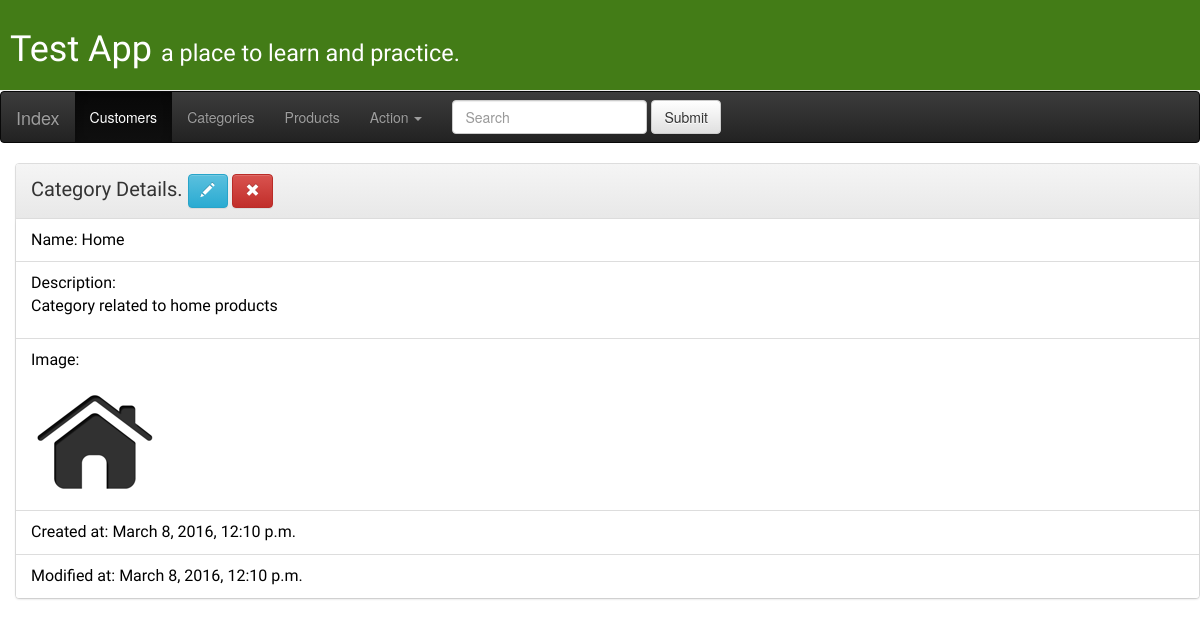
/category/9/detail/, run on an earlier commit of the app's database.
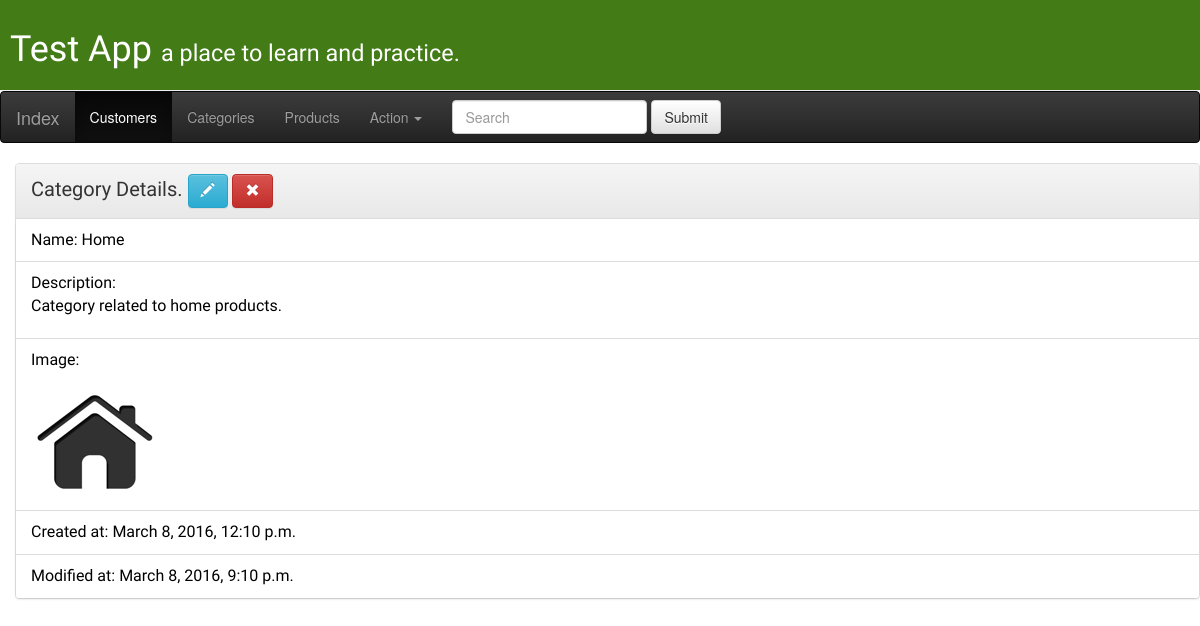
And on a later commit of the database.
### app/models.py (models this page shows, shortened)
class Category(models.Model):
	name = models.CharField(max_length=20, unique=True)
	description = models.TextField()
	slug = models.SlugField(unique=True)
	image = models.ImageField(upload_to='images/category', blank=True, null=True)
	created_at = models.DateTimeField(blank=True, null=True)
	modified_at = models.DateTimeField(blank=True, null=True)

### app/views.py (the view)
# urls.py: url(r'^category/(?P<pk>[0-9]+)/detail/$', views.category_detail, name='category_detail'),
def category_detail(request, pk):
	category = get_object_or_404(Category, pk=pk)
	return render(request, 'app/category_detail.html', {'category': category})

### app/templates/app/category_detail.html
{% extends 'app/base.html' %}
{% block context %}
<div class="panel panel-default">
  <div class="panel-heading">Category Details.
  <a class="btn btn-info" href="{% url 'category_edit' pk=category.pk %}"><span class="glyphicon glyphicon-pencil"></span></a>
  <a class="btn btn-danger" href="{% url 'category_remove' pk=category.pk %}"><span class="glyphicon glyphicon-remove"></span></a>
  </div>
<ul class="list-group">
  <li class="list-group-item">Name: {{ category.name }}</li>
  <li class="list-group-item">Description: {{ category.description|linebreaks }}</li>
  {% if category.image %}
  <li class="list-group-item">Image:<br /><img src="{{ category.image.url }}"></li>
  {% endif %}
  <li class="list-group-item">Created at: {{ category.created_at }}</li>
  <li class="list-group-item">Modified at: {{ category.modified_at }}</li>
</ul>
</div>
{% endblock %}

What changed in the data, as far as the page shows it:
changed Category "Home": description "Category related to home products" → "Category related to home products."; modified_at "March 8, 2016, 12:10 p.m." → "March 8, 2016, 9:10 p.m."
